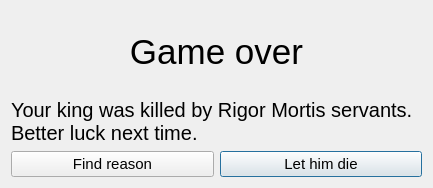
<?xml version="1.0" encoding="UTF-8"?>
<ui version="4.0">
 <class>Dialog</class>
 <widget class="QDialog" name="Dialog">
  <property name="geometry">
   <rect>
    <x>0</x>
    <y>0</y>
    <width>433</width>
    <height>188</height>
   </rect>
  </property>
  <property name="font">
   <font>
    <pointsize>8</pointsize>
   </font>
  </property>
  <property name="windowTitle">
   <string>Game over</string>
  </property>
  <property name="modal">
   <bool>false</bool>
  </property>
  <layout class="QGridLayout" name="gridLayout">
   <item row="0" column="0" colspan="2">
    <widget class="QLabel" name="label">
     <property name="sizePolicy">
      <sizepolicy hsizetype="Expanding" vsizetype="Expanding">
       <horstretch>0</horstretch>
       <verstretch>0</verstretch>
      </sizepolicy>
     </property>
     <property name="font">
      <font>
       <pointsize>26</pointsize>
      </font>
     </property>
     <property name="text">
      <string>Game over</string>
     </property>
     <property name="alignment">
      <set>Qt::AlignCenter</set>
     </property>
    </widget>
   </item>
   <item row="2" column="1">
    <widget class="QPushButton" name="letHimDieButton">
     <property name="font">
      <font>
       <pointsize>11</pointsize>
      </font>
     </property>
     <property name="text">
      <string>Let him die</string>
     </property>
    </widget>
   </item>
   <item row="1" column="0" colspan="2">
    <widget class="QLabel" name="label_2">
     <property name="font">
      <font>
       <pointsize>15</pointsize>
       <kerning>true</kerning>
      </font>
     </property>
     <property name="text">
      <string>Your king was killed by Rigor Mortis servants. Better luck next time.</string>
     </property>
     <property name="scaledContents">
      <bool>false</bool>
     </property>
     <property name="wordWrap">
      <bool>true</bool>
     </property>
    </widget>
   </item>
   <item row="2" column="0">
    <widget class="QPushButton" name="findReasonButton">
     <property name="font">
      <font>
       <pointsize>11</pointsize>
      </font>
     </property>
     <property name="text">
      <string>Find reason</string>
     </property>
    </widget>
   </item>
  </layout>
 </widget>
 <resources/>
 <connections/>
</ui>
